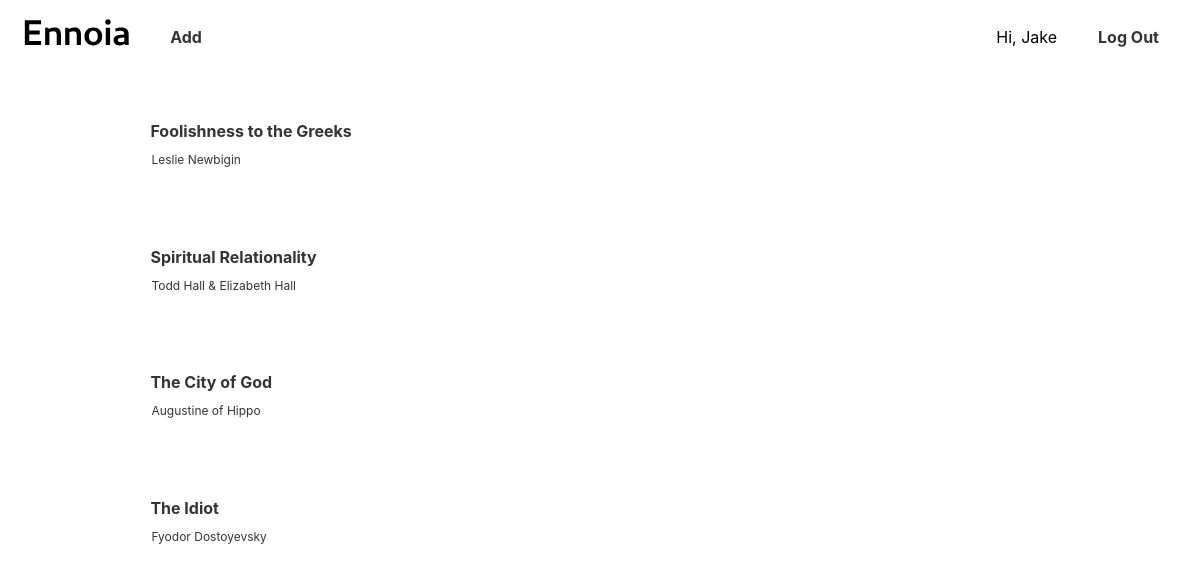
Page / (signed in) on the earlier database version.
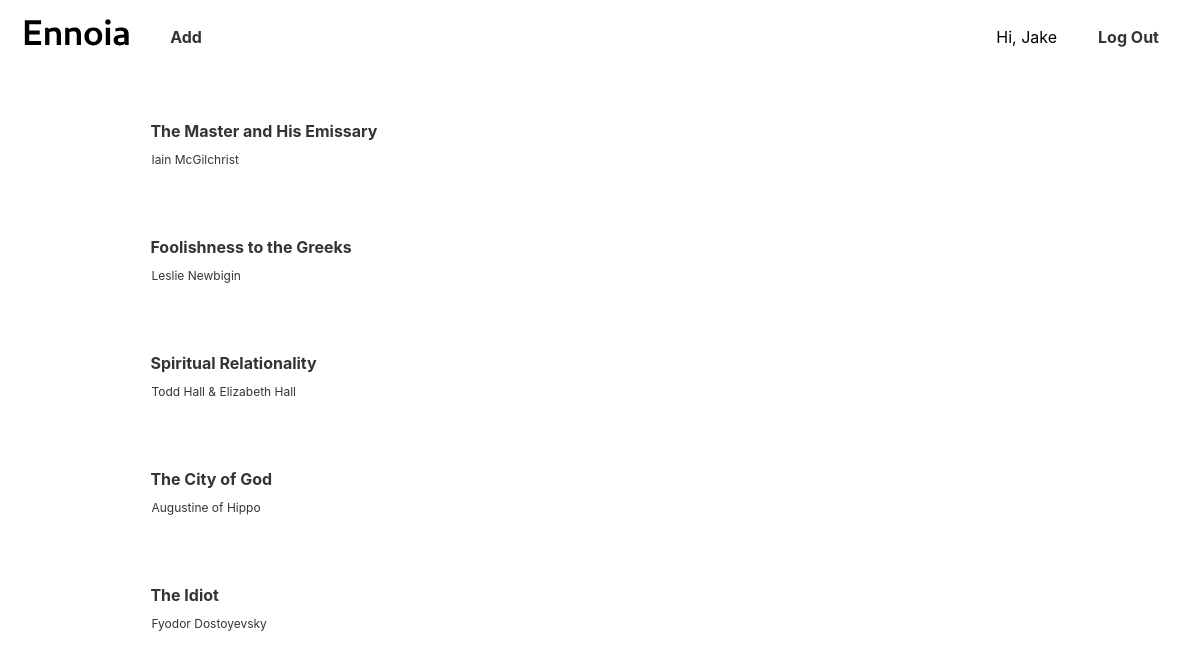
Same page on the later database version.
### tables this page shows
CREATE TABLE user (
    id INTEGER PRIMARY KEY AUTOINCREMENT,
    username TEXT UNIQUE NOT NULL,
    password TEXT NOT NULL
);

CREATE TABLE book (
        id INTEGER PRIMARY KEY AUTOINCREMENT,
        author TEXT NOT NULL,
        title TEXT NOT NULL,
        notes TEXT,
        added DATETIME DEFAULT CURRENT_TIMESTAMP
    );

### bookshelf/books.py (the view)
@bp.route('/')
@login_required
def books():
   db = get_db()
   library = db.execute(
     'SELECT book.id, book.author, book.title, book.notes, date(book.added) as added'
     ' FROM book'
     ' ORDER BY book.id DESC'
   ).fetchall()
   return render_template('library/index.html', list=library)

### bookshelf/auth.py (called while the page is built)
def login_required(view):
    @wraps(view)
    def wrapped_view(**kwargs):
        if g.user is None:
            return redirect(url_for('auth.login'))
        return view(**kwargs)
    return wrapped_view

@bp.before_app_request
def load_user():
    user_id = session.get('user_id')
    if user_id is None:
        g.user = None
    else:
        g.user = (
            get_db().execute('SELECT * FROM user WHERE id = ?', (user_id,)).fetchone()
        )

### bookshelf/db.py (called while the page is built)
def get_db():
    if 'db' not in g:
        g.db = sqlite3.connect(
            current_app.config['DATABASE'],
            detect_types=sqlite3.PARSE_DECLTYPES
        )
        g.db.row_factory = sqlite3.Row
    return g.db

### bookshelf/templates/library/index.html (shortened to what this page needs)
{% extends 'base.html' %}
{%block menu%}
      {% if g.user %}
         <p><a href='{{ url_for('books.add') }}' class='add-button'>Add</a></p>
         <div class='user-name'>
            <p>Hi, {{g.user['username']}}</p>
         </div>
         <p><a href='{{ url_for('auth.logout') }}' class='logout-button'>Log Out</a></p>
      {% endif %}
{% endblock %}
{% block content %}
   <div class='index-container'>
      {% for book in list %}
         <article>
               <a href='{{ url_for('books.view_book', id=book['id'], slug=book['title']) }}' class='book-card'>
                  <p class='book-card-title'>{{ book['title'] }}</p>
                  <p class='book-card-author'>{{ book['author'] }}</p>
               </a>
         </article>
      {% endfor %}
   </div>
{% endblock %}

### bookshelf/templates/base.html (shortened to what this page needs)
<!DOCTYPE html>
<html>
   <head>
      <link rel='stylesheet' href='{{ url_for('static', filename='styles.css') }}'>
   </head>
   {% if not is_login and not is_create %}
      <nav>
         <a href='{{ url_for('books.books') }}' class='logo'>
            <img src='{{ url_for('static', filename='Ennoia.svg') }}' alt='Ennoia logo'>
         </a>
         {% block menu %}
         {% endblock %}
      </nav>
   {% endif %}
   <body>
      <div class ='app-container'>
         <main>
            {% block content %}
            {% endblock %}
         </main>
      </div>
   </body>
</html>

### bookshelf/static/styles.css (style rules this page uses)
html { font-family: -apple-system, BlinkMacSystemFont, 'Segoe UI', Roboto, Oxygen, Ubuntu, Cantarell, 'Open Sans', 'Helvetica Neue', sans-serif;; }
.app-container { display: flex; flex-direction: row; min-height: 550px; }
main { display: flex; width: 100%; }
article { flex: 1; }
nav { display: flex; }
.logo { display: flex; align-items: center; align-content: center; justify-content: center; align-self: center; margin-bottom: .5em; margin-left: 1em; }
.user-name { margin-left: auto; margin-right: .5em; display: flex; align-items: center; align-content: center; justify-content: center; align-self: center; }
.add-button { display: flex; align-items: center; align-content: center; justify-content: center; align-self: center; margin-left: 1.5em; border-radius: 5px; width: 66px; height: 25px; text-align: center; font-size: 12pt; font-weight: bold; text-decoration: none; color: #333533; }
.logout-button { margin-left: .5em; margin-right: 1em; display: flex; align-items: center; align-content: center; justify-content: center; align-self: center; margin-left: 1em; border-radius: 5px; width: 95px; height: 25px; text-align: center; font-size: 12pt; font-weight: bold; text-decoration: none; color: #333533; }
.index-container { display: grid; grid-template-rows: repeat(auto-fill, minmax(100px, 1fr)); grid-gap: 1em; width: 80%; max-width: 1200px; padding: 1em; margin: 1em auto; justify-content: left; }
.book-card { display: flex; flex-direction: column; border-radius: 5px; margin: 1em; text-decoration: none; color: #333533; }
.book-card-title { font-size: 12pt; font-weight: bold; margin: .5em; text-align: left; }
.book-card-author { font-size: 9pt; font-weight: normal; margin: .75em; text-align: left; margin-top: .25em; }

Differences in the rows shown:
added book: title "The Master and His Emissary", author "Iain McGilchrist"
